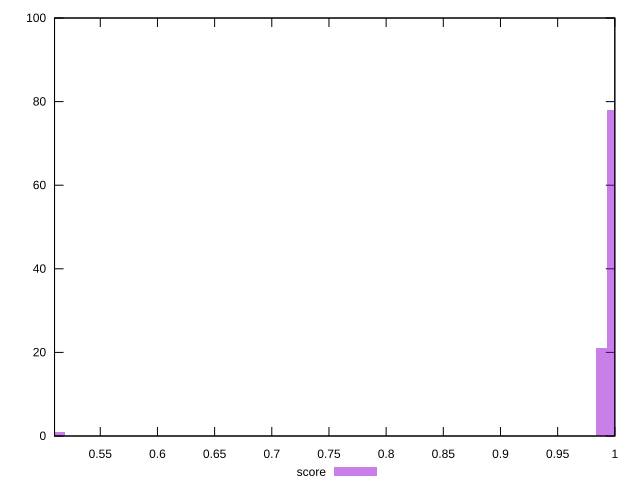

Recreate this plot in gnuplot.
reset

$score <<EOF
0.5138416262552388 1
0.9881569735677668 21
0.9980385433034444 78
EOF

set key outside below
set boxwidth 0.009881569735677668
set xrange [0.51:1]
set yrange [0:100]
set trange [0:100]
set style fill transparent solid 0.5 noborder
set terminal svg size 640, 490 enhanced background rgb 'white'
set output "report_00019_2021-02-10T18-14-37.922Z//speed-index/samples/pages+cached+noadtech+nomedia/score/histogram.svg"

plot $score title "score" with boxes

reset
